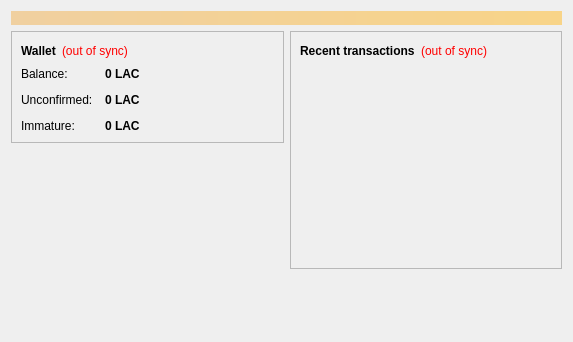
<?xml version="1.0" encoding="UTF-8"?>
<ui version="4.0">
 <class>OverviewPage</class>
 <widget class="QWidget" name="OverviewPage">
  <property name="geometry">
   <rect>
    <x>0</x>
    <y>0</y>
    <width>573</width>
    <height>342</height>
   </rect>
  </property>
  <property name="windowTitle">
   <string>Form</string>
  </property>
  <layout class="QVBoxLayout" name="topLayout">
   <item>
    <widget class="QLabel" name="labelAlerts">
     <property name="visible">
      <bool>false</bool>
     </property>
     <property name="styleSheet">
      <string notr="true">background-color: qlineargradient(x1: 0, y1: 0, x2: 1, y2: 0, stop:0 #F0D0A0, stop:1 #F8D488); color:#000000;</string>
     </property>
     <property name="wordWrap">
      <bool>true</bool>
     </property>
     <property name="margin">
      <number>3</number>
     </property>
    </widget>
   </item>
   <item>
    <layout class="QHBoxLayout" name="horizontalLayout" stretch="1,1">
     <item>
      <layout class="QVBoxLayout" name="verticalLayout_2">
       <item>
        <widget class="QFrame" name="frame">
         <property name="frameShape">
          <enum>QFrame::StyledPanel</enum>
         </property>
         <property name="frameShadow">
          <enum>QFrame::Raised</enum>
         </property>
         <layout class="QVBoxLayout" name="verticalLayout_4">
          <item>
           <layout class="QHBoxLayout" name="horizontalLayout_4">
            <item>
             <widget class="QLabel" name="label_5">
              <property name="font">
               <font>
                <weight>75</weight>
                <bold>true</bold>
               </font>
              </property>
              <property name="text">
               <string>Wallet</string>
              </property>
             </widget>
            </item>
            <item>
             <widget class="QLabel" name="labelWalletStatus">
              <property name="toolTip">
               <string>The displayed information may be out of date. Your wallet automatically synchronizes with the Lacoin network after a connection is established, but this process has not completed yet.</string>
              </property>
              <property name="styleSheet">
               <string notr="true">QLabel { color: red; }</string>
              </property>
              <property name="text">
               <string notr="true">(out of sync)</string>
              </property>
              <property name="alignment">
               <set>Qt::AlignLeading|Qt::AlignLeft|Qt::AlignVCenter</set>
              </property>
             </widget>
            </item>
            <item>
             <spacer name="horizontalSpacer_2">
              <property name="orientation">
               <enum>Qt::Horizontal</enum>
              </property>
              <property name="sizeHint" stdset="0">
               <size>
                <width>40</width>
                <height>20</height>
               </size>
              </property>
             </spacer>
            </item>
           </layout>
          </item>
          <item>
           <layout class="QFormLayout" name="formLayout_2">
            <property name="fieldGrowthPolicy">
             <enum>QFormLayout::AllNonFixedFieldsGrow</enum>
            </property>
            <property name="horizontalSpacing">
             <number>12</number>
            </property>
            <property name="verticalSpacing">
             <number>12</number>
            </property>
            <item row="0" column="0">
             <widget class="QLabel" name="label">
              <property name="text">
               <string>Balance:</string>
              </property>
             </widget>
            </item>
            <item row="0" column="1">
             <widget class="QLabel" name="labelBalance">
              <property name="font">
               <font>
                <weight>75</weight>
                <bold>true</bold>
               </font>
              </property>
              <property name="cursor">
               <cursorShape>IBeamCursor</cursorShape>
              </property>
              <property name="toolTip">
               <string>Your current balance</string>
              </property>
              <property name="text">
               <string notr="true">0 LAC</string>
              </property>
              <property name="textInteractionFlags">
               <set>Qt::LinksAccessibleByMouse|Qt::TextSelectableByKeyboard|Qt::TextSelectableByMouse</set>
              </property>
             </widget>
            </item>
            <item row="1" column="0">
             <widget class="QLabel" name="label_3">
              <property name="text">
               <string>Unconfirmed:</string>
              </property>
             </widget>
            </item>
            <item row="1" column="1">
             <widget class="QLabel" name="labelUnconfirmed">
              <property name="font">
               <font>
                <weight>75</weight>
                <bold>true</bold>
               </font>
              </property>
              <property name="cursor">
               <cursorShape>IBeamCursor</cursorShape>
              </property>
              <property name="toolTip">
               <string>Total of transactions that have yet to be confirmed, and do not yet count toward the current balance</string>
              </property>
              <property name="text">
               <string notr="true">0 LAC</string>
              </property>
              <property name="textInteractionFlags">
               <set>Qt::LinksAccessibleByMouse|Qt::TextSelectableByKeyboard|Qt::TextSelectableByMouse</set>
              </property>
             </widget>
            </item>
            <item row="2" column="0">
             <widget class="QLabel" name="labelImmatureText">
              <property name="text">
               <string>Immature:</string>
              </property>
             </widget>
            </item>
            <item row="2" column="1">
             <widget class="QLabel" name="labelImmature">
              <property name="font">
               <font>
                <weight>75</weight>
                <bold>true</bold>
               </font>
              </property>
              <property name="toolTip">
               <string>Mined balance that has not yet matured</string>
              </property>
              <property name="text">
               <string notr="true">0 LAC</string>
              </property>
              <property name="textInteractionFlags">
               <set>Qt::LinksAccessibleByMouse|Qt::TextSelectableByKeyboard|Qt::TextSelectableByMouse</set>
              </property>
             </widget>
            </item>
           </layout>
          </item>
         </layout>
        </widget>
       </item>
       <item>
        <spacer name="verticalSpacer">
         <property name="orientation">
          <enum>Qt::Vertical</enum>
         </property>
         <property name="sizeHint" stdset="0">
          <size>
           <width>20</width>
           <height>40</height>
          </size>
         </property>
        </spacer>
       </item>
      </layout>
     </item>
     <item>
      <layout class="QVBoxLayout" name="verticalLayout_3">
       <item>
        <widget class="QFrame" name="frame_2">
         <property name="frameShape">
          <enum>QFrame::StyledPanel</enum>
         </property>
         <property name="frameShadow">
          <enum>QFrame::Raised</enum>
         </property>
         <layout class="QVBoxLayout" name="verticalLayout">
          <item>
           <layout class="QHBoxLayout" name="horizontalLayout_2">
            <item>
             <widget class="QLabel" name="label_4">
              <property name="text">
               <string>&lt;b&gt;Recent transactions&lt;/b&gt;</string>
              </property>
             </widget>
            </item>
            <item>
             <widget class="QLabel" name="labelTransactionsStatus">
              <property name="toolTip">
               <string>The displayed information may be out of date. Your wallet automatically synchronizes with the Lacoin network after a connection is established, but this process has not completed yet.</string>
              </property>
              <property name="styleSheet">
               <string notr="true">QLabel { color: red; }</string>
              </property>
              <property name="text">
               <string notr="true">(out of sync)</string>
              </property>
              <property name="alignment">
               <set>Qt::AlignRight|Qt::AlignTrailing|Qt::AlignVCenter</set>
              </property>
             </widget>
            </item>
            <item>
             <spacer name="horizontalSpacer">
              <property name="orientation">
               <enum>Qt::Horizontal</enum>
              </property>
              <property name="sizeHint" stdset="0">
               <size>
                <width>40</width>
                <height>20</height>
               </size>
              </property>
             </spacer>
            </item>
           </layout>
          </item>
          <item>
           <widget class="QListView" name="listTransactions">
            <property name="styleSheet">
             <string notr="true">QListView { background: transparent; }</string>
            </property>
            <property name="frameShape">
             <enum>QFrame::NoFrame</enum>
            </property>
            <property name="verticalScrollBarPolicy">
             <enum>Qt::ScrollBarAlwaysOff</enum>
            </property>
            <property name="horizontalScrollBarPolicy">
             <enum>Qt::ScrollBarAlwaysOff</enum>
            </property>
            <property name="selectionMode">
             <enum>QAbstractItemView::NoSelection</enum>
            </property>
           </widget>
          </item>
         </layout>
        </widget>
       </item>
       <item>
        <spacer name="verticalSpacer_2">
         <property name="orientation">
          <enum>Qt::Vertical</enum>
         </property>
         <property name="sizeHint" stdset="0">
          <size>
           <width>20</width>
           <height>40</height>
          </size>
         </property>
        </spacer>
       </item>
      </layout>
     </item>
    </layout>
   </item>
  </layout>
 </widget>
 <resources/>
 <connections/>
</ui>
